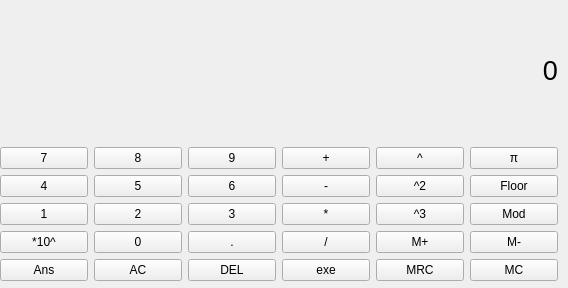
<?xml version="1.0" encoding="UTF-8"?>
<ui version="4.0">
 <class>MainWindow</class>
 <widget class="QMainWindow" name="MainWindow">
  <property name="geometry">
   <rect>
    <x>0</x>
    <y>0</y>
    <width>568</width>
    <height>288</height>
   </rect>
  </property>
  <property name="windowTitle">
   <string>MainWindow</string>
  </property>
  <widget class="QWidget" name="centralwidget">
   <widget class="QWidget" name="layoutWidget">
    <property name="geometry">
     <rect>
      <x>0</x>
      <y>0</y>
      <width>558</width>
      <height>281</height>
     </rect>
    </property>
    <layout class="QVBoxLayout" name="verticalLayout">
     <item>
      <widget class="QLabel" name="display">
       <property name="font">
        <font>
         <pointsize>20</pointsize>
        </font>
       </property>
       <property name="text">
        <string>0</string>
       </property>
       <property name="alignment">
        <set>Qt::AlignmentFlag::AlignRight|Qt::AlignmentFlag::AlignTrailing|Qt::AlignmentFlag::AlignVCenter</set>
       </property>
      </widget>
     </item>
     <item>
      <layout class="QGridLayout" name="gridLayout">
       <item row="2" column="4">
        <widget class="QPushButton" name="n3">
         <property name="text">
          <string>3</string>
         </property>
        </widget>
       </item>
       <item row="0" column="6">
        <widget class="QPushButton" name="o5">
         <property name="text">
          <string>^</string>
         </property>
        </widget>
       </item>
       <item row="2" column="6">
        <widget class="QPushButton" name="o7">
         <property name="text">
          <string>^3</string>
         </property>
        </widget>
       </item>
       <item row="3" column="3">
        <widget class="QPushButton" name="n0">
         <property name="text">
          <string>0</string>
         </property>
        </widget>
       </item>
       <item row="3" column="5">
        <widget class="QPushButton" name="o4">
         <property name="text">
          <string>/</string>
         </property>
        </widget>
       </item>
       <item row="3" column="4">
        <widget class="QPushButton" name="dot">
         <property name="text">
          <string>.</string>
         </property>
        </widget>
       </item>
       <item row="1" column="2">
        <widget class="QPushButton" name="n4">
         <property name="text">
          <string>4</string>
         </property>
        </widget>
       </item>
       <item row="0" column="7">
        <widget class="QPushButton" name="pushButton">
         <property name="text">
          <string>π</string>
         </property>
        </widget>
       </item>
       <item row="0" column="5">
        <widget class="QPushButton" name="o1">
         <property name="text">
          <string>+</string>
         </property>
        </widget>
       </item>
       <item row="0" column="4">
        <widget class="QPushButton" name="n9">
         <property name="text">
          <string>9</string>
         </property>
        </widget>
       </item>
       <item row="2" column="5">
        <widget class="QPushButton" name="o3">
         <property name="text">
          <string>*</string>
         </property>
        </widget>
       </item>
       <item row="1" column="6">
        <widget class="QPushButton" name="o6">
         <property name="text">
          <string>^2</string>
         </property>
        </widget>
       </item>
       <item row="0" column="2">
        <widget class="QPushButton" name="n7">
         <property name="text">
          <string>7</string>
         </property>
        </widget>
       </item>
       <item row="1" column="3">
        <widget class="QPushButton" name="n5">
         <property name="text">
          <string>5</string>
         </property>
        </widget>
       </item>
       <item row="2" column="3">
        <widget class="QPushButton" name="n2">
         <property name="text">
          <string>2</string>
         </property>
        </widget>
       </item>
       <item row="0" column="3">
        <widget class="QPushButton" name="n8">
         <property name="text">
          <string>8</string>
         </property>
        </widget>
       </item>
       <item row="2" column="2">
        <widget class="QPushButton" name="n1">
         <property name="text">
          <string>1</string>
         </property>
        </widget>
       </item>
       <item row="1" column="4">
        <widget class="QPushButton" name="n6">
         <property name="text">
          <string>6</string>
         </property>
        </widget>
       </item>
       <item row="1" column="5">
        <widget class="QPushButton" name="o2">
         <property name="text">
          <string>-</string>
         </property>
        </widget>
       </item>
       <item row="3" column="7">
        <widget class="QPushButton" name="m1">
         <property name="text">
          <string>M-</string>
         </property>
        </widget>
       </item>
       <item row="4" column="7">
        <widget class="QPushButton" name="m3">
         <property name="text">
          <string>MC</string>
         </property>
        </widget>
       </item>
       <item row="3" column="6">
        <widget class="QPushButton" name="m0">
         <property name="text">
          <string>M+</string>
         </property>
        </widget>
       </item>
       <item row="2" column="7">
        <widget class="QPushButton" name="pushButton_3">
         <property name="text">
          <string>Mod</string>
         </property>
        </widget>
       </item>
       <item row="4" column="6">
        <widget class="QPushButton" name="m2">
         <property name="text">
          <string>MRC</string>
         </property>
        </widget>
       </item>
       <item row="1" column="7">
        <widget class="QPushButton" name="pushButton_2">
         <property name="text">
          <string>Floor</string>
         </property>
        </widget>
       </item>
       <item row="4" column="5">
        <widget class="QPushButton" name="calc">
         <property name="text">
          <string>exe</string>
         </property>
        </widget>
       </item>
       <item row="4" column="4">
        <widget class="QPushButton" name="DEL">
         <property name="text">
          <string>DEL</string>
         </property>
        </widget>
       </item>
       <item row="4" column="3">
        <widget class="QPushButton" name="AC">
         <property name="text">
          <string>AC</string>
         </property>
        </widget>
       </item>
       <item row="4" column="2">
        <widget class="QPushButton" name="ans">
         <property name="text">
          <string>Ans</string>
         </property>
        </widget>
       </item>
       <item row="3" column="2">
        <widget class="QPushButton" name="pushButton_4">
         <property name="text">
          <string>*10^</string>
         </property>
        </widget>
       </item>
      </layout>
     </item>
    </layout>
   </widget>
  </widget>
 </widget>
 <resources/>
 <connections/>
</ui>
